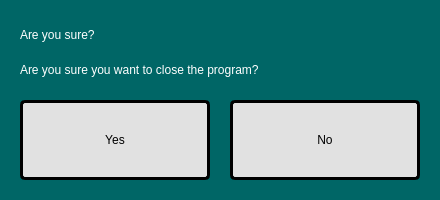
<?xml version="1.0" encoding="UTF-8"?>
<ui version="4.0">
 <class>YesNoDialog</class>
 <widget class="QDialog" name="YesNoDialog">
  <property name="geometry">
   <rect>
    <x>0</x>
    <y>0</y>
    <width>440</width>
    <height>200</height>
   </rect>
  </property>
  <property name="windowTitle">
   <string>Dialog</string>
  </property>
  <property name="styleSheet">
   <string notr="true">background-color: rgb(0, 102, 102);</string>
  </property>
  <widget class="QLabel" name="label_2">
   <property name="geometry">
    <rect>
     <x>20</x>
     <y>50</y>
     <width>400</width>
     <height>40</height>
    </rect>
   </property>
   <property name="styleSheet">
    <string notr="true">background-color: rgb(0, 102, 102);
color: rgb(255, 255, 255);
border: 0px;
font: 17px 'Lato-Bold';</string>
   </property>
   <property name="text">
    <string>Are you sure you want to close the program?</string>
   </property>
  </widget>
  <widget class="QLabel" name="label">
   <property name="geometry">
    <rect>
     <x>20</x>
     <y>20</y>
     <width>400</width>
     <height>30</height>
    </rect>
   </property>
   <property name="styleSheet">
    <string notr="true">background-color: rgb(0, 102, 102);
color: rgb(255, 255, 255);
border: 0px;
font: 24px 'Lato-Bold';</string>
   </property>
   <property name="text">
    <string>Are you sure?</string>
   </property>
  </widget>
  <widget class="QPushButton" name="pushButton">
   <property name="geometry">
    <rect>
     <x>20</x>
     <y>100</y>
     <width>190</width>
     <height>80</height>
    </rect>
   </property>
   <property name="styleSheet">
    <string notr="true">QPushButton {
    border: 3px solid black;
	border-radius: 5px;
	color: rgb(0, 0, 0);
    background-color: rgb(225, 225, 225);
	text-align: center;
	font: 32px 'Lato-Bold';
}

QPushButton::hover {
	color: rgb(255, 255, 255);	
    background-color: rgb(38, 201, 84);
}</string>
   </property>
   <property name="text">
    <string>Yes</string>
   </property>
  </widget>
  <widget class="QPushButton" name="pushButton_2">
   <property name="geometry">
    <rect>
     <x>230</x>
     <y>100</y>
     <width>190</width>
     <height>80</height>
    </rect>
   </property>
   <property name="styleSheet">
    <string notr="true">QPushButton {
    border: 3px solid black;
	border-radius: 5px;
	color: rgb(0, 0, 0);
    background-color: rgb(225, 225, 225);
	text-align: center;
	font: 32px 'Lato-Bold';
}

QPushButton::hover {
	color: rgb(255, 255, 255);	
    background-color: rgb(38, 201, 84);
}</string>
   </property>
   <property name="text">
    <string>No</string>
   </property>
  </widget>
 </widget>
 <resources/>
 <connections/>
</ui>
